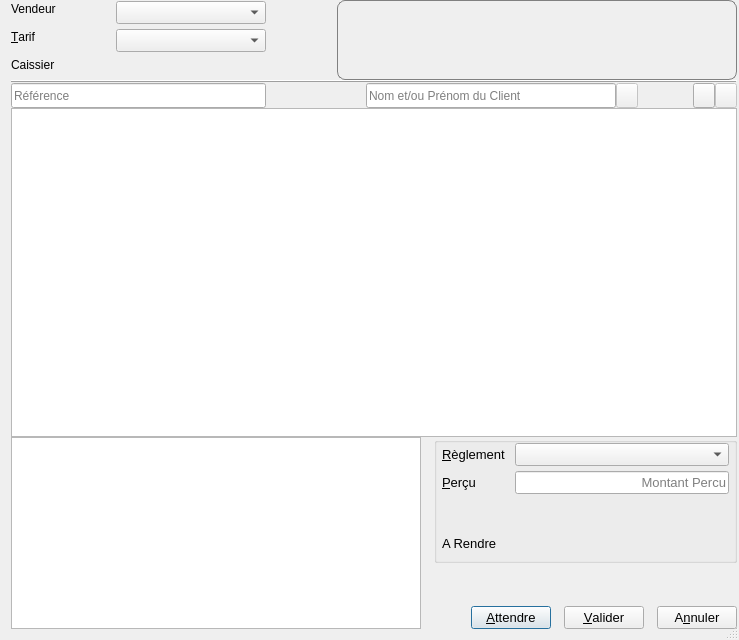
<?xml version="1.0" encoding="UTF-8"?>
<ui version="4.0">
 <class>SalesDialog</class>
 <widget class="QDialog" name="SalesDialog">
  <property name="enabled">
   <bool>true</bool>
  </property>
  <property name="geometry">
   <rect>
    <x>0</x>
    <y>0</y>
    <width>739</width>
    <height>640</height>
   </rect>
  </property>
  <property name="maximumSize">
   <size>
    <width>16777215</width>
    <height>16777215</height>
   </size>
  </property>
  <property name="windowTitle">
   <string>Sales Point</string>
  </property>
  <property name="windowIcon">
   <iconset resource="resources.qrc">
    <normaloff>:/main/logo.png</normaloff>:/main/logo.png</iconset>
  </property>
  <property name="sizeGripEnabled">
   <bool>true</bool>
  </property>
  <property name="modal">
   <bool>false</bool>
  </property>
  <layout class="QGridLayout" name="mainlyt_">
   <property name="topMargin">
    <number>0</number>
   </property>
   <property name="rightMargin">
    <number>2</number>
   </property>
   <property name="spacing">
    <number>0</number>
   </property>
   <item row="3" column="0">
    <widget class="QTreeView" name="tview_details_">
     <property name="enabled">
      <bool>true</bool>
     </property>
     <property name="sizePolicy">
      <sizepolicy hsizetype="Expanding" vsizetype="Expanding">
       <horstretch>0</horstretch>
       <verstretch>1</verstretch>
      </sizepolicy>
     </property>
     <property name="frameShape">
      <enum>QFrame::StyledPanel</enum>
     </property>
     <property name="frameShadow">
      <enum>QFrame::Raised</enum>
     </property>
     <property name="lineWidth">
      <number>2</number>
     </property>
     <property name="sizeAdjustPolicy">
      <enum>QAbstractScrollArea::AdjustToContents</enum>
     </property>
     <property name="editTriggers">
      <set>QAbstractItemView::DoubleClicked|QAbstractItemView::EditKeyPressed</set>
     </property>
     <property name="tabKeyNavigation">
      <bool>false</bool>
     </property>
     <property name="alternatingRowColors">
      <bool>true</bool>
     </property>
     <property name="selectionMode">
      <enum>QAbstractItemView::ExtendedSelection</enum>
     </property>
     <property name="horizontalScrollMode">
      <enum>QAbstractItemView::ScrollPerPixel</enum>
     </property>
     <property name="autoExpandDelay">
      <number>-1</number>
     </property>
     <property name="rootIsDecorated">
      <bool>false</bool>
     </property>
     <property name="uniformRowHeights">
      <bool>true</bool>
     </property>
     <property name="itemsExpandable">
      <bool>false</bool>
     </property>
     <property name="sortingEnabled">
      <bool>true</bool>
     </property>
     <property name="animated">
      <bool>false</bool>
     </property>
     <property name="allColumnsShowFocus">
      <bool>true</bool>
     </property>
     <property name="expandsOnDoubleClick">
      <bool>false</bool>
     </property>
     <attribute name="headerCascadingSectionResizes">
      <bool>true</bool>
     </attribute>
     <attribute name="headerDefaultSectionSize">
      <number>115</number>
     </attribute>
     <attribute name="headerMinimumSectionSize">
      <number>115</number>
     </attribute>
     <attribute name="headerShowSortIndicator" stdset="0">
      <bool>false</bool>
     </attribute>
     <attribute name="headerStretchLastSection">
      <bool>true</bool>
     </attribute>
    </widget>
   </item>
   <item row="6" column="0">
    <layout class="QHBoxLayout" name="hlyt_bottom_">
     <property name="spacing">
      <number>0</number>
     </property>
     <item>
      <widget class="QTreeView" name="tview_en_attente_">
       <property name="minimumSize">
        <size>
         <width>410</width>
         <height>0</height>
        </size>
       </property>
       <property name="font">
        <font>
         <pointsize>10</pointsize>
        </font>
       </property>
       <property name="frameShape">
        <enum>QFrame::StyledPanel</enum>
       </property>
       <property name="alternatingRowColors">
        <bool>true</bool>
       </property>
       <property name="rootIsDecorated">
        <bool>false</bool>
       </property>
      </widget>
     </item>
     <item>
      <spacer name="hspcr_bottom_">
       <property name="orientation">
        <enum>Qt::Horizontal</enum>
       </property>
       <property name="sizeHint" stdset="0">
        <size>
         <width>17</width>
         <height>20</height>
        </size>
       </property>
      </spacer>
     </item>
     <item>
      <layout class="QVBoxLayout" name="vlyt_bottom_amount_">
       <item>
        <widget class="QGroupBox" name="gbox_amount_">
         <property name="sizePolicy">
          <sizepolicy hsizetype="Preferred" vsizetype="Preferred">
           <horstretch>0</horstretch>
           <verstretch>0</verstretch>
          </sizepolicy>
         </property>
         <property name="font">
          <font>
           <pointsize>10</pointsize>
          </font>
         </property>
         <property name="title">
          <string notr="true"/>
         </property>
         <property name="alignment">
          <set>Qt::AlignRight|Qt::AlignTrailing|Qt::AlignVCenter</set>
         </property>
         <property name="flat">
          <bool>false</bool>
         </property>
         <property name="checkable">
          <bool>false</bool>
         </property>
         <property name="checked">
          <bool>false</bool>
         </property>
         <layout class="QFormLayout" name="formLayout">
          <property name="labelAlignment">
           <set>Qt::AlignLeading|Qt::AlignLeft|Qt::AlignVCenter</set>
          </property>
          <property name="formAlignment">
           <set>Qt::AlignRight|Qt::AlignTop|Qt::AlignTrailing</set>
          </property>
          <property name="horizontalSpacing">
           <number>10</number>
          </property>
          <property name="verticalSpacing">
           <number>5</number>
          </property>
          <property name="leftMargin">
           <number>5</number>
          </property>
          <property name="topMargin">
           <number>0</number>
          </property>
          <property name="rightMargin">
           <number>5</number>
          </property>
          <property name="bottomMargin">
           <number>0</number>
          </property>
          <item row="0" column="0">
           <widget class="QLabel" name="lbl_devise_">
            <property name="font">
             <font>
              <pointsize>10</pointsize>
             </font>
            </property>
            <property name="autoFillBackground">
             <bool>false</bool>
            </property>
            <property name="text">
             <string>&amp;Règlement</string>
            </property>
            <property name="alignment">
             <set>Qt::AlignLeading|Qt::AlignLeft|Qt::AlignVCenter</set>
            </property>
            <property name="buddy">
             <cstring>cbox_devise_</cstring>
            </property>
           </widget>
          </item>
          <item row="0" column="1">
           <widget class="QComboBox" name="cbox_devise_">
            <property name="enabled">
             <bool>true</bool>
            </property>
            <property name="sizePolicy">
             <sizepolicy hsizetype="Expanding" vsizetype="Fixed">
              <horstretch>0</horstretch>
              <verstretch>0</verstretch>
             </sizepolicy>
            </property>
            <property name="maximumSize">
             <size>
              <width>16777215</width>
              <height>23</height>
             </size>
            </property>
            <property name="toolTip">
             <string>Définir le mode de réglement</string>
            </property>
            <property name="editable">
             <bool>false</bool>
            </property>
            <property name="currentText">
             <string/>
            </property>
            <property name="currentIndex">
             <number>-1</number>
            </property>
            <property name="sizeAdjustPolicy">
             <enum>QComboBox::AdjustToContents</enum>
            </property>
           </widget>
          </item>
          <item row="1" column="0">
           <widget class="QLabel" name="lbl_percu_">
            <property name="font">
             <font>
              <pointsize>10</pointsize>
             </font>
            </property>
            <property name="text">
             <string>&amp;Perçu</string>
            </property>
            <property name="alignment">
             <set>Qt::AlignLeading|Qt::AlignLeft|Qt::AlignVCenter</set>
            </property>
            <property name="buddy">
             <cstring>ledit_percu_</cstring>
            </property>
           </widget>
          </item>
          <item row="1" column="1">
           <widget class="CurrencyEdit" name="ledit_percu_">
            <property name="sizePolicy">
             <sizepolicy hsizetype="Expanding" vsizetype="Fixed">
              <horstretch>0</horstretch>
              <verstretch>0</verstretch>
             </sizepolicy>
            </property>
            <property name="minimumSize">
             <size>
              <width>0</width>
              <height>0</height>
             </size>
            </property>
            <property name="maximumSize">
             <size>
              <width>16777215</width>
              <height>25</height>
             </size>
            </property>
            <property name="font">
             <font>
              <pointsize>10</pointsize>
             </font>
            </property>
            <property name="toolTip">
             <string>Entrer le montant percu du Client</string>
            </property>
            <property name="layoutDirection">
             <enum>Qt::LeftToRight</enum>
            </property>
            <property name="inputMethodHints">
             <set>Qt::ImhPreferNumbers</set>
            </property>
            <property name="text">
             <string/>
            </property>
            <property name="cursorPosition">
             <number>0</number>
            </property>
            <property name="alignment">
             <set>Qt::AlignRight|Qt::AlignTrailing|Qt::AlignVCenter</set>
            </property>
            <property name="readOnly">
             <bool>false</bool>
            </property>
            <property name="placeholderText">
             <string>Montant Percu</string>
            </property>
            <property name="clearButtonEnabled">
             <bool>false</bool>
            </property>
           </widget>
          </item>
          <item row="2" column="0">
           <widget class="QLabel" name="lbl_a_rendre_">
            <property name="minimumSize">
             <size>
              <width>0</width>
              <height>30</height>
             </size>
            </property>
            <property name="font">
             <font>
              <pointsize>10</pointsize>
             </font>
            </property>
            <property name="text">
             <string>A Rendre</string>
            </property>
            <property name="alignment">
             <set>Qt::AlignBottom|Qt::AlignLeading|Qt::AlignLeft</set>
            </property>
           </widget>
          </item>
          <item row="2" column="1">
           <widget class="QLabel" name="lbl_a_rendre_valeur_">
            <property name="sizePolicy">
             <sizepolicy hsizetype="Expanding" vsizetype="Preferred">
              <horstretch>0</horstretch>
              <verstretch>0</verstretch>
             </sizepolicy>
            </property>
            <property name="minimumSize">
             <size>
              <width>0</width>
              <height>30</height>
             </size>
            </property>
            <property name="font">
             <font>
              <pointsize>40</pointsize>
             </font>
            </property>
            <property name="layoutDirection">
             <enum>Qt::LeftToRight</enum>
            </property>
            <property name="autoFillBackground">
             <bool>false</bool>
            </property>
            <property name="styleSheet">
             <string notr="true">color: rgb(255, 0, 0);</string>
            </property>
            <property name="lineWidth">
             <number>0</number>
            </property>
            <property name="text">
             <string/>
            </property>
            <property name="scaledContents">
             <bool>true</bool>
            </property>
            <property name="alignment">
             <set>Qt::AlignRight|Qt::AlignTrailing|Qt::AlignVCenter</set>
            </property>
           </widget>
          </item>
         </layout>
        </widget>
       </item>
       <item>
        <spacer name="vspcr_amount_">
         <property name="orientation">
          <enum>Qt::Vertical</enum>
         </property>
         <property name="sizeHint" stdset="0">
          <size>
           <width>20</width>
           <height>5</height>
          </size>
         </property>
        </spacer>
       </item>
       <item>
        <layout class="QHBoxLayout" name="hlyt_bottom_btn_">
         <property name="spacing">
          <number>0</number>
         </property>
         <item>
          <spacer name="horizontalSpacer">
           <property name="orientation">
            <enum>Qt::Horizontal</enum>
           </property>
           <property name="sizeHint" stdset="0">
            <size>
             <width>40</width>
             <height>20</height>
            </size>
           </property>
          </spacer>
         </item>
         <item>
          <widget class="QPushButton" name="pbtn_hold_">
           <property name="maximumSize">
            <size>
             <width>16777215</width>
             <height>23</height>
            </size>
           </property>
           <property name="font">
            <font>
             <pointsize>10</pointsize>
            </font>
           </property>
           <property name="text">
            <string>&amp;Attendre</string>
           </property>
          </widget>
         </item>
         <item>
          <spacer name="hspcr_left_">
           <property name="orientation">
            <enum>Qt::Horizontal</enum>
           </property>
           <property name="sizeType">
            <enum>QSizePolicy::Fixed</enum>
           </property>
           <property name="sizeHint" stdset="0">
            <size>
             <width>13</width>
             <height>20</height>
            </size>
           </property>
          </spacer>
         </item>
         <item>
          <widget class="QPushButton" name="pbtn_validate_">
           <property name="maximumSize">
            <size>
             <width>16777215</width>
             <height>23</height>
            </size>
           </property>
           <property name="font">
            <font>
             <pointsize>10</pointsize>
            </font>
           </property>
           <property name="text">
            <string>&amp;Valider</string>
           </property>
           <property name="icon">
            <iconset resource="resources.qrc">
             <normaloff>:/sales/validate.png</normaloff>:/sales/validate.png</iconset>
           </property>
          </widget>
         </item>
         <item>
          <spacer name="hspcr_rihgt_">
           <property name="orientation">
            <enum>Qt::Horizontal</enum>
           </property>
           <property name="sizeType">
            <enum>QSizePolicy::Fixed</enum>
           </property>
           <property name="sizeHint" stdset="0">
            <size>
             <width>13</width>
             <height>20</height>
            </size>
           </property>
          </spacer>
         </item>
         <item>
          <widget class="QPushButton" name="pbtn_cancel_">
           <property name="maximumSize">
            <size>
             <width>16777215</width>
             <height>23</height>
            </size>
           </property>
           <property name="font">
            <font>
             <pointsize>10</pointsize>
            </font>
           </property>
           <property name="text">
            <string>A&amp;nnuler</string>
           </property>
           <property name="icon">
            <iconset resource="resources.qrc">
             <normaloff>:/sales/cancel.png</normaloff>:/sales/cancel.png</iconset>
           </property>
          </widget>
         </item>
        </layout>
       </item>
      </layout>
     </item>
    </layout>
   </item>
   <item row="1" column="0">
    <widget class="Line" name="hline_">
     <property name="frameShadow">
      <enum>QFrame::Raised</enum>
     </property>
     <property name="orientation">
      <enum>Qt::Horizontal</enum>
     </property>
    </widget>
   </item>
   <item row="2" column="0">
    <layout class="QHBoxLayout" name="hlyt_mid_">
     <property name="spacing">
      <number>0</number>
     </property>
     <property name="bottomMargin">
      <number>0</number>
     </property>
     <item>
      <widget class="QLineEdit" name="ledit_reference_">
       <property name="sizePolicy">
        <sizepolicy hsizetype="Fixed" vsizetype="Fixed">
         <horstretch>0</horstretch>
         <verstretch>0</verstretch>
        </sizepolicy>
       </property>
       <property name="minimumSize">
        <size>
         <width>255</width>
         <height>25</height>
        </size>
       </property>
       <property name="maximumSize">
        <size>
         <width>16777215</width>
         <height>25</height>
        </size>
       </property>
       <property name="toolTip">
        <string>Saisir la reference article ou le Code Barre </string>
       </property>
       <property name="autoFillBackground">
        <bool>false</bool>
       </property>
       <property name="placeholderText">
        <string>Référence</string>
       </property>
       <property name="clearButtonEnabled">
        <bool>true</bool>
       </property>
      </widget>
     </item>
     <item>
      <spacer name="hspcr_mid_left_">
       <property name="orientation">
        <enum>Qt::Horizontal</enum>
       </property>
       <property name="sizeType">
        <enum>QSizePolicy::Fixed</enum>
       </property>
       <property name="sizeHint" stdset="0">
        <size>
         <width>100</width>
         <height>20</height>
        </size>
       </property>
      </spacer>
     </item>
     <item>
      <widget class="QLineEdit" name="ledit_client_">
       <property name="sizePolicy">
        <sizepolicy hsizetype="Expanding" vsizetype="Fixed">
         <horstretch>0</horstretch>
         <verstretch>0</verstretch>
        </sizepolicy>
       </property>
       <property name="minimumSize">
        <size>
         <width>250</width>
         <height>25</height>
        </size>
       </property>
       <property name="maximumSize">
        <size>
         <width>16777215</width>
         <height>25</height>
        </size>
       </property>
       <property name="toolTip">
        <string>Entrer  le Nom ou le Numero de Telephone du client </string>
       </property>
       <property name="placeholderText">
        <string>Nom et/ou Prénom du Client</string>
       </property>
       <property name="clearButtonEnabled">
        <bool>true</bool>
       </property>
      </widget>
     </item>
     <item>
      <widget class="QPushButton" name="pbtn_search_">
       <property name="enabled">
        <bool>false</bool>
       </property>
       <property name="sizePolicy">
        <sizepolicy hsizetype="Fixed" vsizetype="Fixed">
         <horstretch>0</horstretch>
         <verstretch>0</verstretch>
        </sizepolicy>
       </property>
       <property name="minimumSize">
        <size>
         <width>22</width>
         <height>25</height>
        </size>
       </property>
       <property name="maximumSize">
        <size>
         <width>16777215</width>
         <height>25</height>
        </size>
       </property>
       <property name="text">
        <string/>
       </property>
       <property name="icon">
        <iconset resource="resources.qrc">
         <normaloff>:/sales/search.png</normaloff>:/sales/search.png</iconset>
       </property>
      </widget>
     </item>
     <item>
      <spacer name="hspcr_mid_right_">
       <property name="orientation">
        <enum>Qt::Horizontal</enum>
       </property>
       <property name="sizeType">
        <enum>QSizePolicy::Expanding</enum>
       </property>
       <property name="sizeHint" stdset="0">
        <size>
         <width>100</width>
         <height>20</height>
        </size>
       </property>
      </spacer>
     </item>
     <item>
      <widget class="QPushButton" name="pbtn_add_">
       <property name="sizePolicy">
        <sizepolicy hsizetype="Fixed" vsizetype="Fixed">
         <horstretch>0</horstretch>
         <verstretch>0</verstretch>
        </sizepolicy>
       </property>
       <property name="minimumSize">
        <size>
         <width>22</width>
         <height>25</height>
        </size>
       </property>
       <property name="maximumSize">
        <size>
         <width>16777215</width>
         <height>25</height>
        </size>
       </property>
       <property name="toolTip">
        <string>Ajouter un  article</string>
       </property>
       <property name="text">
        <string/>
       </property>
       <property name="icon">
        <iconset resource="resources.qrc">
         <normaloff>:/sales/add.png</normaloff>:/sales/add.png</iconset>
       </property>
      </widget>
     </item>
     <item>
      <widget class="QPushButton" name="pbtn_delete_">
       <property name="enabled">
        <bool>false</bool>
       </property>
       <property name="sizePolicy">
        <sizepolicy hsizetype="Fixed" vsizetype="Fixed">
         <horstretch>0</horstretch>
         <verstretch>0</verstretch>
        </sizepolicy>
       </property>
       <property name="minimumSize">
        <size>
         <width>22</width>
         <height>25</height>
        </size>
       </property>
       <property name="maximumSize">
        <size>
         <width>16777215</width>
         <height>25</height>
        </size>
       </property>
       <property name="toolTip">
        <string>Supprimer un article</string>
       </property>
       <property name="text">
        <string/>
       </property>
       <property name="icon">
        <iconset resource="resources.qrc">
         <normaloff>:/sales/delete.png</normaloff>:/sales/delete.png</iconset>
       </property>
       <property name="checkable">
        <bool>false</bool>
       </property>
       <property name="flat">
        <bool>false</bool>
       </property>
      </widget>
     </item>
    </layout>
   </item>
   <item row="0" column="0">
    <layout class="QHBoxLayout" name="horizontalLayout">
     <property name="spacing">
      <number>0</number>
     </property>
     <item>
      <layout class="QFormLayout" name="flyt_top_left_">
       <property name="labelAlignment">
        <set>Qt::AlignBottom|Qt::AlignHCenter</set>
       </property>
       <property name="formAlignment">
        <set>Qt::AlignLeading|Qt::AlignLeft|Qt::AlignVCenter</set>
       </property>
       <property name="horizontalSpacing">
        <number>5</number>
       </property>
       <property name="verticalSpacing">
        <number>5</number>
       </property>
       <property name="topMargin">
        <number>0</number>
       </property>
       <item row="0" column="0">
        <widget class="QLabel" name="lbl_vendeur_">
         <property name="sizePolicy">
          <sizepolicy hsizetype="Preferred" vsizetype="Fixed">
           <horstretch>0</horstretch>
           <verstretch>0</verstretch>
          </sizepolicy>
         </property>
         <property name="minimumSize">
          <size>
           <width>100</width>
           <height>16</height>
          </size>
         </property>
         <property name="font">
          <font>
           <weight>50</weight>
           <bold>false</bold>
          </font>
         </property>
         <property name="layoutDirection">
          <enum>Qt::LeftToRight</enum>
         </property>
         <property name="text">
          <string>Vendeur</string>
         </property>
         <property name="margin">
          <number>5</number>
         </property>
         <property name="indent">
          <number>0</number>
         </property>
         <property name="buddy">
          <cstring>cbx_vendeur_</cstring>
         </property>
        </widget>
       </item>
       <item row="0" column="1">
        <widget class="QComboBox" name="cbx_vendeur_">
         <property name="sizePolicy">
          <sizepolicy hsizetype="Expanding" vsizetype="Fixed">
           <horstretch>0</horstretch>
           <verstretch>0</verstretch>
          </sizepolicy>
         </property>
         <property name="minimumSize">
          <size>
           <width>110</width>
           <height>23</height>
          </size>
         </property>
         <property name="maximumSize">
          <size>
           <width>16777215</width>
           <height>23</height>
          </size>
         </property>
         <property name="baseSize">
          <size>
           <width>0</width>
           <height>0</height>
          </size>
         </property>
         <property name="toolTip">
          <string>Choisir le Vendeur</string>
         </property>
        </widget>
       </item>
       <item row="1" column="0">
        <widget class="QLabel" name="lbl_tarif_">
         <property name="sizePolicy">
          <sizepolicy hsizetype="Preferred" vsizetype="Fixed">
           <horstretch>0</horstretch>
           <verstretch>0</verstretch>
          </sizepolicy>
         </property>
         <property name="minimumSize">
          <size>
           <width>100</width>
           <height>16</height>
          </size>
         </property>
         <property name="font">
          <font>
           <weight>50</weight>
           <bold>false</bold>
          </font>
         </property>
         <property name="text">
          <string>&amp;Tarif</string>
         </property>
         <property name="margin">
          <number>3</number>
         </property>
         <property name="indent">
          <number>0</number>
         </property>
         <property name="buddy">
          <cstring>cbx_tarif_</cstring>
         </property>
        </widget>
       </item>
       <item row="1" column="1">
        <widget class="QComboBox" name="cbx_tarif_">
         <property name="sizePolicy">
          <sizepolicy hsizetype="Expanding" vsizetype="Fixed">
           <horstretch>0</horstretch>
           <verstretch>0</verstretch>
          </sizepolicy>
         </property>
         <property name="minimumSize">
          <size>
           <width>110</width>
           <height>23</height>
          </size>
         </property>
         <property name="maximumSize">
          <size>
           <width>16777215</width>
           <height>23</height>
          </size>
         </property>
         <property name="toolTip">
          <string>Spécifier le tarifs de vente</string>
         </property>
        </widget>
       </item>
       <item row="2" column="0">
        <widget class="QLabel" name="lbl_caissier_">
         <property name="sizePolicy">
          <sizepolicy hsizetype="Fixed" vsizetype="Fixed">
           <horstretch>0</horstretch>
           <verstretch>0</verstretch>
          </sizepolicy>
         </property>
         <property name="minimumSize">
          <size>
           <width>100</width>
           <height>16</height>
          </size>
         </property>
         <property name="font">
          <font>
           <weight>50</weight>
           <bold>false</bold>
          </font>
         </property>
         <property name="text">
          <string>Caissier</string>
         </property>
         <property name="margin">
          <number>5</number>
         </property>
         <property name="indent">
          <number>0</number>
         </property>
        </widget>
       </item>
       <item row="2" column="1">
        <widget class="QLabel" name="lbl_nom_caissier_">
         <property name="sizePolicy">
          <sizepolicy hsizetype="Expanding" vsizetype="Fixed">
           <horstretch>0</horstretch>
           <verstretch>0</verstretch>
          </sizepolicy>
         </property>
         <property name="minimumSize">
          <size>
           <width>150</width>
           <height>22</height>
          </size>
         </property>
         <property name="font">
          <font>
           <italic>false</italic>
          </font>
         </property>
         <property name="text">
          <string/>
         </property>
         <property name="indent">
          <number>0</number>
         </property>
        </widget>
       </item>
      </layout>
     </item>
     <item>
      <spacer name="hspcr_top_">
       <property name="orientation">
        <enum>Qt::Horizontal</enum>
       </property>
       <property name="sizeType">
        <enum>QSizePolicy::Expanding</enum>
       </property>
       <property name="sizeHint" stdset="0">
        <size>
         <width>100</width>
         <height>20</height>
        </size>
       </property>
      </spacer>
     </item>
     <item>
      <widget class="QLabel" name="lbl_total_valeur_">
       <property name="sizePolicy">
        <sizepolicy hsizetype="Expanding" vsizetype="Expanding">
         <horstretch>1</horstretch>
         <verstretch>1</verstretch>
        </sizepolicy>
       </property>
       <property name="minimumSize">
        <size>
         <width>400</width>
         <height>70</height>
        </size>
       </property>
       <property name="maximumSize">
        <size>
         <width>16777215</width>
         <height>80</height>
        </size>
       </property>
       <property name="palette">
        <palette>
         <active>
          <colorrole role="WindowText">
           <brush brushstyle="SolidPattern">
            <color alpha="255">
             <red>0</red>
             <green>0</green>
             <blue>0</blue>
            </color>
           </brush>
          </colorrole>
          <colorrole role="Button">
           <brush brushstyle="SolidPattern">
            <color alpha="255">
             <red>50</red>
             <green>255</green>
             <blue>255</blue>
            </color>
           </brush>
          </colorrole>
          <colorrole role="Light">
           <brush brushstyle="SolidPattern">
            <color alpha="255">
             <red>255</red>
             <green>255</green>
             <blue>255</blue>
            </color>
           </brush>
          </colorrole>
          <colorrole role="Midlight">
           <brush brushstyle="SolidPattern">
            <color alpha="255">
             <red>212</red>
             <green>255</green>
             <blue>255</blue>
            </color>
           </brush>
          </colorrole>
          <colorrole role="Dark">
           <brush brushstyle="SolidPattern">
            <color alpha="255">
             <red>85</red>
             <green>127</green>
             <blue>127</blue>
            </color>
           </brush>
          </colorrole>
          <colorrole role="Mid">
           <brush brushstyle="SolidPattern">
            <color alpha="255">
             <red>113</red>
             <green>170</green>
             <blue>170</blue>
            </color>
           </brush>
          </colorrole>
          <colorrole role="Text">
           <brush brushstyle="SolidPattern">
            <color alpha="255">
             <red>0</red>
             <green>0</green>
             <blue>0</blue>
            </color>
           </brush>
          </colorrole>
          <colorrole role="BrightText">
           <brush brushstyle="SolidPattern">
            <color alpha="255">
             <red>255</red>
             <green>255</green>
             <blue>255</blue>
            </color>
           </brush>
          </colorrole>
          <colorrole role="ButtonText">
           <brush brushstyle="SolidPattern">
            <color alpha="255">
             <red>0</red>
             <green>0</green>
             <blue>0</blue>
            </color>
           </brush>
          </colorrole>
          <colorrole role="Base">
           <brush brushstyle="SolidPattern">
            <color alpha="255">
             <red>50</red>
             <green>255</green>
             <blue>255</blue>
            </color>
           </brush>
          </colorrole>
          <colorrole role="Window">
           <brush brushstyle="SolidPattern">
            <color alpha="255">
             <red>50</red>
             <green>255</green>
             <blue>255</blue>
            </color>
           </brush>
          </colorrole>
          <colorrole role="Shadow">
           <brush brushstyle="SolidPattern">
            <color alpha="255">
             <red>0</red>
             <green>0</green>
             <blue>0</blue>
            </color>
           </brush>
          </colorrole>
          <colorrole role="AlternateBase">
           <brush brushstyle="SolidPattern">
            <color alpha="255">
             <red>212</red>
             <green>255</green>
             <blue>255</blue>
            </color>
           </brush>
          </colorrole>
          <colorrole role="ToolTipBase">
           <brush brushstyle="SolidPattern">
            <color alpha="255">
             <red>255</red>
             <green>255</green>
             <blue>220</blue>
            </color>
           </brush>
          </colorrole>
          <colorrole role="ToolTipText">
           <brush brushstyle="SolidPattern">
            <color alpha="255">
             <red>0</red>
             <green>0</green>
             <blue>0</blue>
            </color>
           </brush>
          </colorrole>
         </active>
         <inactive>
          <colorrole role="WindowText">
           <brush brushstyle="SolidPattern">
            <color alpha="255">
             <red>0</red>
             <green>0</green>
             <blue>0</blue>
            </color>
           </brush>
          </colorrole>
          <colorrole role="Button">
           <brush brushstyle="SolidPattern">
            <color alpha="255">
             <red>50</red>
             <green>255</green>
             <blue>255</blue>
            </color>
           </brush>
          </colorrole>
          <colorrole role="Light">
           <brush brushstyle="SolidPattern">
            <color alpha="255">
             <red>255</red>
             <green>255</green>
             <blue>255</blue>
            </color>
           </brush>
          </colorrole>
          <colorrole role="Midlight">
           <brush brushstyle="SolidPattern">
            <color alpha="255">
             <red>212</red>
             <green>255</green>
             <blue>255</blue>
            </color>
           </brush>
          </colorrole>
          <colorrole role="Dark">
           <brush brushstyle="SolidPattern">
            <color alpha="255">
             <red>85</red>
             <green>127</green>
             <blue>127</blue>
            </color>
           </brush>
          </colorrole>
          <colorrole role="Mid">
           <brush brushstyle="SolidPattern">
            <color alpha="255">
             <red>113</red>
             <green>170</green>
             <blue>170</blue>
            </color>
           </brush>
          </colorrole>
          <colorrole role="Text">
           <brush brushstyle="SolidPattern">
            <color alpha="255">
             <red>0</red>
             <green>0</green>
             <blue>0</blue>
            </color>
           </brush>
          </colorrole>
          <colorrole role="BrightText">
           <brush brushstyle="SolidPattern">
            <color alpha="255">
             <red>255</red>
             <green>255</green>
             <blue>255</blue>
            </color>
           </brush>
          </colorrole>
          <colorrole role="ButtonText">
           <brush brushstyle="SolidPattern">
            <color alpha="255">
             <red>0</red>
             <green>0</green>
             <blue>0</blue>
            </color>
           </brush>
          </colorrole>
          <colorrole role="Base">
           <brush brushstyle="SolidPattern">
            <color alpha="255">
             <red>50</red>
             <green>255</green>
             <blue>255</blue>
            </color>
           </brush>
          </colorrole>
          <colorrole role="Window">
           <brush brushstyle="SolidPattern">
            <color alpha="255">
             <red>50</red>
             <green>255</green>
             <blue>255</blue>
            </color>
           </brush>
          </colorrole>
          <colorrole role="Shadow">
           <brush brushstyle="SolidPattern">
            <color alpha="255">
             <red>0</red>
             <green>0</green>
             <blue>0</blue>
            </color>
           </brush>
          </colorrole>
          <colorrole role="AlternateBase">
           <brush brushstyle="SolidPattern">
            <color alpha="255">
             <red>212</red>
             <green>255</green>
             <blue>255</blue>
            </color>
           </brush>
          </colorrole>
          <colorrole role="ToolTipBase">
           <brush brushstyle="SolidPattern">
            <color alpha="255">
             <red>255</red>
             <green>255</green>
             <blue>220</blue>
            </color>
           </brush>
          </colorrole>
          <colorrole role="ToolTipText">
           <brush brushstyle="SolidPattern">
            <color alpha="255">
             <red>0</red>
             <green>0</green>
             <blue>0</blue>
            </color>
           </brush>
          </colorrole>
         </inactive>
         <disabled>
          <colorrole role="WindowText">
           <brush brushstyle="SolidPattern">
            <color alpha="255">
             <red>85</red>
             <green>127</green>
             <blue>127</blue>
            </color>
           </brush>
          </colorrole>
          <colorrole role="Button">
           <brush brushstyle="SolidPattern">
            <color alpha="255">
             <red>50</red>
             <green>255</green>
             <blue>255</blue>
            </color>
           </brush>
          </colorrole>
          <colorrole role="Light">
           <brush brushstyle="SolidPattern">
            <color alpha="255">
             <red>255</red>
             <green>255</green>
             <blue>255</blue>
            </color>
           </brush>
          </colorrole>
          <colorrole role="Midlight">
           <brush brushstyle="SolidPattern">
            <color alpha="255">
             <red>212</red>
             <green>255</green>
             <blue>255</blue>
            </color>
           </brush>
          </colorrole>
          <colorrole role="Dark">
           <brush brushstyle="SolidPattern">
            <color alpha="255">
             <red>85</red>
             <green>127</green>
             <blue>127</blue>
            </color>
           </brush>
          </colorrole>
          <colorrole role="Mid">
           <brush brushstyle="SolidPattern">
            <color alpha="255">
             <red>113</red>
             <green>170</green>
             <blue>170</blue>
            </color>
           </brush>
          </colorrole>
          <colorrole role="Text">
           <brush brushstyle="SolidPattern">
            <color alpha="255">
             <red>85</red>
             <green>127</green>
             <blue>127</blue>
            </color>
           </brush>
          </colorrole>
          <colorrole role="BrightText">
           <brush brushstyle="SolidPattern">
            <color alpha="255">
             <red>255</red>
             <green>255</green>
             <blue>255</blue>
            </color>
           </brush>
          </colorrole>
          <colorrole role="ButtonText">
           <brush brushstyle="SolidPattern">
            <color alpha="255">
             <red>85</red>
             <green>127</green>
             <blue>127</blue>
            </color>
           </brush>
          </colorrole>
          <colorrole role="Base">
           <brush brushstyle="SolidPattern">
            <color alpha="255">
             <red>50</red>
             <green>255</green>
             <blue>255</blue>
            </color>
           </brush>
          </colorrole>
          <colorrole role="Window">
           <brush brushstyle="SolidPattern">
            <color alpha="255">
             <red>50</red>
             <green>255</green>
             <blue>255</blue>
            </color>
           </brush>
          </colorrole>
          <colorrole role="Shadow">
           <brush brushstyle="SolidPattern">
            <color alpha="255">
             <red>0</red>
             <green>0</green>
             <blue>0</blue>
            </color>
           </brush>
          </colorrole>
          <colorrole role="AlternateBase">
           <brush brushstyle="SolidPattern">
            <color alpha="255">
             <red>170</red>
             <green>255</green>
             <blue>255</blue>
            </color>
           </brush>
          </colorrole>
          <colorrole role="ToolTipBase">
           <brush brushstyle="SolidPattern">
            <color alpha="255">
             <red>255</red>
             <green>255</green>
             <blue>220</blue>
            </color>
           </brush>
          </colorrole>
          <colorrole role="ToolTipText">
           <brush brushstyle="SolidPattern">
            <color alpha="255">
             <red>0</red>
             <green>0</green>
             <blue>0</blue>
            </color>
           </brush>
          </colorrole>
         </disabled>
        </palette>
       </property>
       <property name="font">
        <font>
         <pointsize>65</pointsize>
        </font>
       </property>
       <property name="layoutDirection">
        <enum>Qt::LeftToRight</enum>
       </property>
       <property name="autoFillBackground">
        <bool>false</bool>
       </property>
       <property name="styleSheet">
        <string notr="true">background-image: url(:/backgroung/total);
border: 1px solid gray; 
border-radius: 8px;</string>
       </property>
       <property name="frameShape">
        <enum>QFrame::NoFrame</enum>
       </property>
       <property name="frameShadow">
        <enum>QFrame::Sunken</enum>
       </property>
       <property name="lineWidth">
        <number>0</number>
       </property>
       <property name="text">
        <string/>
       </property>
       <property name="scaledContents">
        <bool>true</bool>
       </property>
       <property name="alignment">
        <set>Qt::AlignRight|Qt::AlignTrailing|Qt::AlignVCenter</set>
       </property>
       <property name="indent">
        <number>0</number>
       </property>
      </widget>
     </item>
    </layout>
   </item>
  </layout>
  <action name="actn_add_">
   <property name="text">
    <string>Ajout manuel</string>
   </property>
   <property name="toolTip">
    <string>Ajouter manuellement un article</string>
   </property>
   <property name="shortcut">
    <string>F1</string>
   </property>
  </action>
  <action name="actn_list_">
   <property name="text">
    <string>Lister les articles</string>
   </property>
   <property name="toolTip">
    <string>Lister les articles</string>
   </property>
   <property name="shortcut">
    <string>Ctrl+F</string>
   </property>
  </action>
  <action name="actn_validate_">
   <property name="text">
    <string>Valider Facture</string>
   </property>
   <property name="toolTip">
    <string>Valider Facture</string>
   </property>
   <property name="shortcut">
    <string>F3</string>
   </property>
  </action>
  <action name="actn_delete_">
   <property name="text">
    <string>Supprimer</string>
   </property>
   <property name="shortcut">
    <string>Del</string>
   </property>
  </action>
  <action name="actn_full_screen_">
   <property name="text">
    <string>Show Full Screen</string>
   </property>
   <property name="toolTip">
    <string>Show Full Screen</string>
   </property>
   <property name="shortcut">
    <string>F11</string>
   </property>
  </action>
  <action name="actn_contiue_saling_">
   <property name="text">
    <string>Contiue Saling </string>
   </property>
   <property name="toolTip">
    <string>Contiue Saling </string>
   </property>
   <property name="shortcut">
    <string>Esc</string>
   </property>
  </action>
 </widget>
 <customwidgets>
  <customwidget>
   <class>CurrencyEdit</class>
   <extends>QLineEdit</extends>
   <header>toolkit.h</header>
  </customwidget>
 </customwidgets>
 <tabstops>
  <tabstop>ledit_reference_</tabstop>
  <tabstop>ledit_client_</tabstop>
  <tabstop>pbtn_search_</tabstop>
  <tabstop>pbtn_add_</tabstop>
  <tabstop>pbtn_delete_</tabstop>
  <tabstop>tview_details_</tabstop>
  <tabstop>tview_en_attente_</tabstop>
  <tabstop>cbox_devise_</tabstop>
  <tabstop>ledit_percu_</tabstop>
  <tabstop>pbtn_hold_</tabstop>
  <tabstop>pbtn_validate_</tabstop>
  <tabstop>pbtn_cancel_</tabstop>
 </tabstops>
 <resources>
  <include location="resources.qrc"/>
 </resources>
 <connections/>
</ui>
